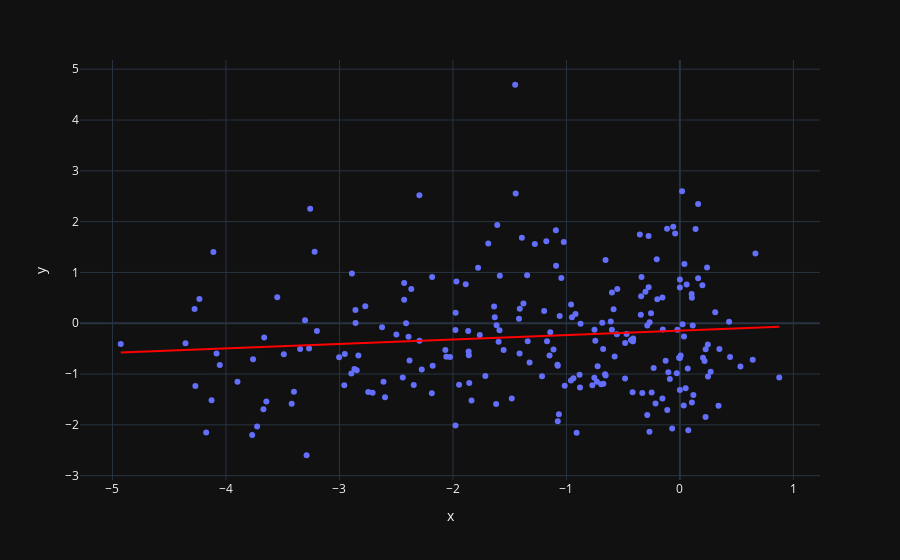

Notebook cell for this chart:
### Code cell
import plotly.express as px

topic_metadata = features_metadata.loc[:, :]


active_feats = ['emotion_happy', 'strength_strong', 'positivity_positive']
sum_of_feats = np.sum([topic_metadata[k] for k in active_feats], axis=0)

X = np.asarray(sum_of_feats).astype(np.float64)
Y = np.asarray(topic_metadata['log_views_norm']).astype(np.float64)

idx = np.where(X > 0)[0]
X = X[idx]
Y = Y[idx]

X = np.log(X)
fig = px.scatter(x=X, y=Y, trendline="ols")
fig.data[1].line.color = 'red'
fig.show()

### Figure 1 — Plotly figure (JSON) as saved in the notebook; plotly's stock layout.template omitted (floating-point values rounded to 4 significant figures; data arrays with more than 128 entries replaced by an {"elided": "..."} marker saying what was removed)
{"data": [{"hovertemplate": "x=%{x}<br>y=%{y}<extra></extra>", "legendgroup": "", "marker": {"color": "#636efa", "symbol": "circle"}, "mode": "markers", "name": "", "orientation": "v", "showlegend": false, "x": {"elided": "224 float values"}, "xaxis": "x", "y": {"elided": "224 float values"}, "yaxis": "y", "type": "scatter"}, {"hovertemplate": "<b>OLS trendline</b><br>y = 0.0879397 * x + -0.144393<br>R<sup>2</sup>=0.010791<br><br>x=%{x}<br>y=%{y} <b>(trend)</b><extra></extra>", "legendgroup": "", "marker": {"color": "#636efa", "symbol": "circle"}, "mode": "lines", "name": "", "showlegend": false, "x": {"elided": "224 float values"}, "xaxis": "x", "y": {"elided": "224 float values"}, "yaxis": "y", "type": "scatter", "line": {"color": "red"}}], "layout": {"xaxis": {"anchor": "y", "domain": [0.0, 1.0], "title": {"text": "x"}}, "yaxis": {"anchor": "x", "domain": [0.0, 1.0], "title": {"text": "y"}}, "legend": {"tracegroupgap": 0}, "margin": {"t": 60}}}
